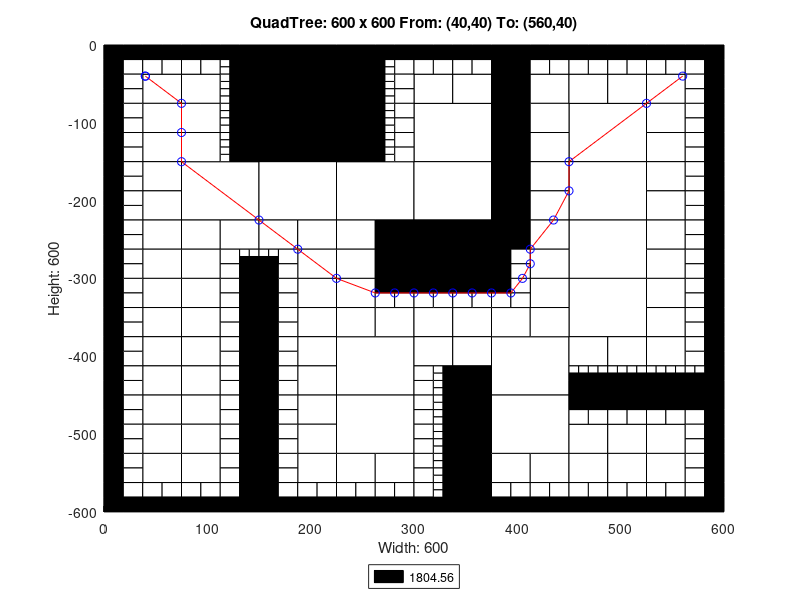

This figure's MATLAB source:
axis([0 600 -600 0]);
title('QuadTree: 600 x 600 From: (40,40) To: (560,40)');
xlabel('Width: 600');
ylabel('Height: 600');
rectangle('Position',[150 -75 75 75], 'FaceColor',[0 0 0]);
rectangle('Position',[150 -150 75 75], 'FaceColor',[0 0 0]);
rectangle('Position',[75 -225 75 75], 'FaceColor',[1 1 1]);
rectangle('Position',[150 -225 75 75], 'FaceColor',[1 1 1]);
rectangle('Position',[225 -225 75 75], 'FaceColor',[1 1 1]);
rectangle('Position',[300 -150 75 75], 'FaceColor',[1 1 1]);
rectangle('Position',[450 -150 75 75], 'FaceColor',[1 1 1]);
rectangle('Position',[300 -225 75 75], 'FaceColor',[1 1 1]);
rectangle('Position',[300 -300 75 75], 'FaceColor',[0 0 0]);
rectangle('Position',[450 -225 75 75], 'FaceColor',[1 1 1]);
rectangle('Position',[450 -300 75 75], 'FaceColor',[1 1 1]);
rectangle('Position',[225 -450 75 75], 'FaceColor',[1 1 1]);
rectangle('Position',[225 -525 75 75], 'FaceColor',[1 1 1]);
rectangle('Position',[375 -450 75 75], 'FaceColor',[1 1 1]);
rectangle('Position',[450 -375 75 75], 'FaceColor',[1 1 1]);
rectangle('Position',[375 -525 75 75], 'FaceColor',[1 1 1]);
rectangle('Position',[37.5 -75 37.5 37.5], 'FaceColor',[1 1 1]);
rectangle('Position',[75 -75 37.5 37.5], 'FaceColor',[1 1 1]);
rectangle('Position',[37.5 -112.5 37.5 37.5], 'FaceColor',[1 1 1]);
rectangle('Position',[37.5 -150 37.5 37.5], 'FaceColor',[1 1 1]);
rectangle('Position',[75 -112.5 37.5 37.5], 'FaceColor',[1 1 1]);
rectangle('Position',[75 -150 37.5 37.5], 'FaceColor',[1 1 1]);
rectangle('Position',[225 -37.5 37.5 37.5], 'FaceColor',[0 0 0]);
rectangle('Position',[225 -75 37.5 37.5], 'FaceColor',[0 0 0]);
rectangle('Position',[225 -112.5 37.5 37.5], 'FaceColor',[0 0 0]);
rectangle('Position',[225 -150 37.5 37.5], 'FaceColor',[0 0 0]);
rectangle('Position',[37.5 -187.5 37.5 37.5], 'FaceColor',[1 1 1]);
rectangle('Position',[37.5 -225 37.5 37.5], 'FaceColor',[1 1 1]);
rectangle('Position',[37.5 -262.5 37.5 37.5], 'FaceColor',[1 1 1]);
rectangle('Position',[37.5 -300 37.5 37.5], 'FaceColor',[1 1 1]);
rectangle('Position',[75 -262.5 37.5 37.5], 'FaceColor',[1 1 1]);
rectangle('Position',[112.5 -262.5 37.5 37.5], 'FaceColor',[1 1 1]);
rectangle('Position',[75 -300 37.5 37.5], 'FaceColor',[1 1 1]);
rectangle('Position',[150 -262.5 37.5 37.5], 'FaceColor',[1 1 1]);
rectangle('Position',[187.5 -262.5 37.5 37.5], 'FaceColor',[1 1 1]);
rectangle('Position',[187.5 -300 37.5 37.5], 'FaceColor',[1 1 1]);
rectangle('Position',[225 -262.5 37.5 37.5], 'FaceColor',[1 1 1]);
rectangle('Position',[262.5 -262.5 37.5 37.5], 'FaceColor',[0 0 0]);
rectangle('Position',[225 -300 37.5 37.5], 'FaceColor',[1 1 1]);
rectangle('Position',[262.5 -300 37.5 37.5], 'FaceColor',[0 0 0]);
rectangle('Position',[300 -75 37.5 37.5], 'FaceColor',[1 1 1]);
rectangle('Position',[337.5 -75 37.5 37.5], 'FaceColor',[1 1 1]);
rectangle('Position',[375 -37.5 37.5 37.5], 'FaceColor',[0 0 0]);
rectangle('Position',[375 -75 37.5 37.5], 'FaceColor',[0 0 0]);
rectangle('Position',[412.5 -75 37.5 37.5], 'FaceColor',[1 1 1]);
rectangle('Position',[375 -112.5 37.5 37.5], 'FaceColor',[0 0 0]);
rectangle('Position',[412.5 -112.5 37.5 37.5], 'FaceColor',[1 1 1]);
rectangle('Position',[375 -150 37.5 37.5], 'FaceColor',[0 0 0]);
rectangle('Position',[412.5 -150 37.5 37.5], 'FaceColor',[1 1 1]);
rectangle('Position',[450 -75 37.5 37.5], 'FaceColor',[1 1 1]);
rectangle('Position',[487.5 -75 37.5 37.5], 'FaceColor',[1 1 1]);
rectangle('Position',[525 -75 37.5 37.5], 'FaceColor',[1 1 1]);
rectangle('Position',[525 -112.5 37.5 37.5], 'FaceColor',[1 1 1]);
rectangle('Position',[525 -150 37.5 37.5], 'FaceColor',[1 1 1]);
rectangle('Position',[375 -187.5 37.5 37.5], 'FaceColor',[0 0 0]);
rectangle('Position',[412.5 -187.5 37.5 37.5], 'FaceColor',[1 1 1]);
rectangle('Position',[375 -225 37.5 37.5], 'FaceColor',[0 0 0]);
rectangle('Position',[412.5 -225 37.5 37.5], 'FaceColor',[1 1 1]);
rectangle('Position',[375 -262.5 37.5 37.5], 'FaceColor',[0 0 0]);
rectangle('Position',[412.5 -262.5 37.5 37.5], 'FaceColor',[1 1 1]);
rectangle('Position',[412.5 -300 37.5 37.5], 'FaceColor',[1 1 1]);
rectangle('Position',[525 -187.5 37.5 37.5], 'FaceColor',[1 1 1]);
rectangle('Position',[525 -225 37.5 37.5], 'FaceColor',[1 1 1]);
rectangle('Position',[525 -262.5 37.5 37.5], 'FaceColor',[1 1 1]);
rectangle('Position',[525 -300 37.5 37.5], 'FaceColor',[1 1 1]);
rectangle('Position',[37.5 -337.5 37.5 37.5], 'FaceColor',[1 1 1]);
rectangle('Position',[37.5 -375 37.5 37.5], 'FaceColor',[1 1 1]);
rectangle('Position',[75 -337.5 37.5 37.5], 'FaceColor',[1 1 1]);
rectangle('Position',[75 -375 37.5 37.5], 'FaceColor',[1 1 1]);
rectangle('Position',[37.5 -412.5 37.5 37.5], 'FaceColor',[1 1 1]);
rectangle('Position',[37.5 -450 37.5 37.5], 'FaceColor',[1 1 1]);
rectangle('Position',[75 -412.5 37.5 37.5], 'FaceColor',[1 1 1]);
rectangle('Position',[75 -450 37.5 37.5], 'FaceColor',[1 1 1]);
rectangle('Position',[187.5 -337.5 37.5 37.5], 'FaceColor',[1 1 1]);
rectangle('Position',[187.5 -375 37.5 37.5], 'FaceColor',[1 1 1]);
rectangle('Position',[225 -337.5 37.5 37.5], 'FaceColor',[1 1 1]);
rectangle('Position',[225 -375 37.5 37.5], 'FaceColor',[1 1 1]);
rectangle('Position',[262.5 -375 37.5 37.5], 'FaceColor',[1 1 1]);
rectangle('Position',[187.5 -412.5 37.5 37.5], 'FaceColor',[1 1 1]);
rectangle('Position',[187.5 -450 37.5 37.5], 'FaceColor',[1 1 1]);
rectangle('Position',[37.5 -487.5 37.5 37.5], 'FaceColor',[1 1 1]);
rectangle('Position',[37.5 -525 37.5 37.5], 'FaceColor',[1 1 1]);
rectangle('Position',[75 -487.5 37.5 37.5], 'FaceColor',[1 1 1]);
rectangle('Position',[75 -525 37.5 37.5], 'FaceColor',[1 1 1]);
rectangle('Position',[37.5 -562.5 37.5 37.5], 'FaceColor',[1 1 1]);
rectangle('Position',[75 -562.5 37.5 37.5], 'FaceColor',[1 1 1]);
rectangle('Position',[187.5 -487.5 37.5 37.5], 'FaceColor',[1 1 1]);
rectangle('Position',[187.5 -525 37.5 37.5], 'FaceColor',[1 1 1]);
rectangle('Position',[187.5 -562.5 37.5 37.5], 'FaceColor',[1 1 1]);
rectangle('Position',[225 -562.5 37.5 37.5], 'FaceColor',[1 1 1]);
rectangle('Position',[262.5 -562.5 37.5 37.5], 'FaceColor',[1 1 1]);
rectangle('Position',[300 -375 37.5 37.5], 'FaceColor',[1 1 1]);
rectangle('Position',[337.5 -375 37.5 37.5], 'FaceColor',[1 1 1]);
rectangle('Position',[412.5 -337.5 37.5 37.5], 'FaceColor',[1 1 1]);
rectangle('Position',[375 -375 37.5 37.5], 'FaceColor',[1 1 1]);
rectangle('Position',[412.5 -375 37.5 37.5], 'FaceColor',[1 1 1]);
rectangle('Position',[300 -412.5 37.5 37.5], 'FaceColor',[1 1 1]);
rectangle('Position',[337.5 -412.5 37.5 37.5], 'FaceColor',[1 1 1]);
rectangle('Position',[337.5 -450 37.5 37.5], 'FaceColor',[0 0 0]);
rectangle('Position',[525 -337.5 37.5 37.5], 'FaceColor',[1 1 1]);
rectangle('Position',[525 -375 37.5 37.5], 'FaceColor',[1 1 1]);
rectangle('Position',[450 -412.5 37.5 37.5], 'FaceColor',[1 1 1]);
rectangle('Position',[487.5 -412.5 37.5 37.5], 'FaceColor',[1 1 1]);
rectangle('Position',[525 -412.5 37.5 37.5], 'FaceColor',[1 1 1]);
rectangle('Position',[337.5 -487.5 37.5 37.5], 'FaceColor',[0 0 0]);
rectangle('Position',[337.5 -525 37.5 37.5], 'FaceColor',[0 0 0]);
rectangle('Position',[337.5 -562.5 37.5 37.5], 'FaceColor',[0 0 0]);
rectangle('Position',[337.5 -600 37.5 37.5], 'FaceColor',[0 0 0]);
rectangle('Position',[375 -562.5 37.5 37.5], 'FaceColor',[1 1 1]);
rectangle('Position',[412.5 -562.5 37.5 37.5], 'FaceColor',[1 1 1]);
rectangle('Position',[450 -525 37.5 37.5], 'FaceColor',[1 1 1]);
rectangle('Position',[487.5 -525 37.5 37.5], 'FaceColor',[1 1 1]);
rectangle('Position',[525 -525 37.5 37.5], 'FaceColor',[1 1 1]);
rectangle('Position',[450 -562.5 37.5 37.5], 'FaceColor',[1 1 1]);
rectangle('Position',[487.5 -562.5 37.5 37.5], 'FaceColor',[1 1 1]);
rectangle('Position',[525 -562.5 37.5 37.5], 'FaceColor',[1 1 1]);
rectangle('Position',[0 -18.75 18.75 18.75], 'FaceColor',[0 0 0]);
rectangle('Position',[18.75 -18.75 18.75 18.75], 'FaceColor',[0 0 0]);
rectangle('Position',[0 -37.5 18.75 18.75], 'FaceColor',[0 0 0]);
rectangle('Position',[18.75 -37.5 18.75 18.75], 'FaceColor',[1 1 1]);
rectangle('Position',[37.5 -18.75 18.75 18.75], 'FaceColor',[0 0 0]);
rectangle('Position',[56.25 -18.75 18.75 18.75], 'FaceColor',[0 0 0]);
rectangle('Position',[37.5 -37.5 18.75 18.75], 'FaceColor',[1 1 1]);
rectangle('Position',[56.25 -37.5 18.75 18.75], 'FaceColor',[1 1 1]);
rectangle('Position',[0 -56.25 18.75 18.75], 'FaceColor',[0 0 0]);
rectangle('Position',[18.75 -56.25 18.75 18.75], 'FaceColor',[1 1 1]);
rectangle('Position',[0 -75 18.75 18.75], 'FaceColor',[0 0 0]);
rectangle('Position',[18.75 -75 18.75 18.75], 'FaceColor',[1 1 1]);
rectangle('Position',[75 -18.75 18.75 18.75], 'FaceColor',[0 0 0]);
rectangle('Position',[93.75 -18.75 18.75 18.75], 'FaceColor',[0 0 0]);
rectangle('Position',[75 -37.5 18.75 18.75], 'FaceColor',[1 1 1]);
rectangle('Position',[93.75 -37.5 18.75 18.75], 'FaceColor',[1 1 1]);
rectangle('Position',[112.5 -18.75 18.75 18.75], 'FaceColor',[0 0 0]);
rectangle('Position',[131.25 -18.75 18.75 18.75], 'FaceColor',[0 0 0]);
rectangle('Position',[131.25 -37.5 18.75 18.75], 'FaceColor',[0 0 0]);
rectangle('Position',[131.25 -56.25 18.75 18.75], 'FaceColor',[0 0 0]);
rectangle('Position',[131.25 -75 18.75 18.75], 'FaceColor',[0 0 0]);
rectangle('Position',[0 -93.75 18.75 18.75], 'FaceColor',[0 0 0]);
rectangle('Position',[18.75 -93.75 18.75 18.75], 'FaceColor',[1 1 1]);
rectangle('Position',[0 -112.5 18.75 18.75], 'FaceColor',[0 0 0]);
rectangle('Position',[18.75 -112.5 18.75 18.75], 'FaceColor',[1 1 1]);
rectangle('Position',[0 -131.25 18.75 18.75], 'FaceColor',[0 0 0]);
rectangle('Position',[18.75 -131.25 18.75 18.75], 'FaceColor',[1 1 1]);
rectangle('Position',[0 -150 18.75 18.75], 'FaceColor',[0 0 0]);
rectangle('Position',[18.75 -150 18.75 18.75], 'FaceColor',[1 1 1]);
rectangle('Position',[131.25 -93.75 18.75 18.75], 'FaceColor',[0 0 0]);
rectangle('Position',[131.25 -112.5 18.75 18.75], 'FaceColor',[0 0 0]);
rectangle('Position',[131.25 -131.25 18.75 18.75], 'FaceColor',[0 0 0]);
rectangle('Position',[131.25 -150 18.75 18.75], 'FaceColor',[0 0 0]);
rectangle('Position',[262.5 -18.75 18.75 18.75], 'FaceColor',[0 0 0]);
rectangle('Position',[281.25 -18.75 18.75 18.75], 'FaceColor',[0 0 0]);
rectangle('Position',[281.25 -37.5 18.75 18.75], 'FaceColor',[1 1 1]);
rectangle('Position',[281.25 -56.25 18.75 18.75], 'FaceColor',[1 1 1]);
rectangle('Position',[281.25 -75 18.75 18.75], 'FaceColor',[1 1 1]);
rectangle('Position',[281.25 -93.75 18.75 18.75], 'FaceColor',[1 1 1]);
rectangle('Position',[281.25 -112.5 18.75 18.75], 'FaceColor',[1 1 1]);
rectangle('Position',[281.25 -131.25 18.75 18.75], 'FaceColor',[1 1 1]);
rectangle('Position',[281.25 -150 18.75 18.75], 'FaceColor',[1 1 1]);
rectangle('Position',[0 -168.75 18.75 18.75], 'FaceColor',[0 0 0]);
rectangle('Position',[18.75 -168.75 18.75 18.75], 'FaceColor',[1 1 1]);
rectangle('Position',[0 -187.5 18.75 18.75], 'FaceColor',[0 0 0]);
rectangle('Position',[18.75 -187.5 18.75 18.75], 'FaceColor',[1 1 1]);
rectangle('Position',[0 -206.25 18.75 18.75], 'FaceColor',[0 0 0]);
rectangle('Position',[18.75 -206.25 18.75 18.75], 'FaceColor',[1 1 1]);
rectangle('Position',[0 -225 18.75 18.75], 'FaceColor',[0 0 0]);
rectangle('Position',[18.75 -225 18.75 18.75], 'FaceColor',[1 1 1]);
rectangle('Position',[0 -243.75 18.75 18.75], 'FaceColor',[0 0 0]);
rectangle('Position',[18.75 -243.75 18.75 18.75], 'FaceColor',[1 1 1]);
rectangle('Position',[0 -262.5 18.75 18.75], 'FaceColor',[0 0 0]);
rectangle('Position',[18.75 -262.5 18.75 18.75], 'FaceColor',[1 1 1]);
rectangle('Position',[0 -281.25 18.75 18.75], 'FaceColor',[0 0 0]);
rectangle('Position',[18.75 -281.25 18.75 18.75], 'FaceColor',[1 1 1]);
rectangle('Position',[0 -300 18.75 18.75], 'FaceColor',[0 0 0]);
rectangle('Position',[18.75 -300 18.75 18.75], 'FaceColor',[1 1 1]);
rectangle('Position',[112.5 -281.25 18.75 18.75], 'FaceColor',[1 1 1]);
rectangle('Position',[112.5 -300 18.75 18.75], 'FaceColor',[1 1 1]);
rectangle('Position',[131.25 -300 18.75 18.75], 'FaceColor',[0 0 0]);
rectangle('Position',[168.75 -281.25 18.75 18.75], 'FaceColor',[1 1 1]);
rectangle('Position',[150 -300 18.75 18.75], 'FaceColor',[0 0 0]);
rectangle('Position',[168.75 -300 18.75 18.75], 'FaceColor',[1 1 1]);
rectangle('Position',[300 -18.75 18.75 18.75], 'FaceColor',[0 0 0]);
rectangle('Position',[318.75 -18.75 18.75 18.75], 'FaceColor',[0 0 0]);
rectangle('Position',[300 -37.5 18.75 18.75], 'FaceColor',[1 1 1]);
rectangle('Position',[318.75 -37.5 18.75 18.75], 'FaceColor',[1 1 1]);
rectangle('Position',[337.5 -18.75 18.75 18.75], 'FaceColor',[0 0 0]);
rectangle('Position',[356.25 -18.75 18.75 18.75], 'FaceColor',[0 0 0]);
rectangle('Position',[337.5 -37.5 18.75 18.75], 'FaceColor',[1 1 1]);
rectangle('Position',[356.25 -37.5 18.75 18.75], 'FaceColor',[1 1 1]);
rectangle('Position',[412.5 -18.75 18.75 18.75], 'FaceColor',[0 0 0]);
rectangle('Position',[431.25 -18.75 18.75 18.75], 'FaceColor',[0 0 0]);
rectangle('Position',[412.5 -37.5 18.75 18.75], 'FaceColor',[1 1 1]);
rectangle('Position',[431.25 -37.5 18.75 18.75], 'FaceColor',[1 1 1]);
rectangle('Position',[450 -18.75 18.75 18.75], 'FaceColor',[0 0 0]);
rectangle('Position',[468.75 -18.75 18.75 18.75], 'FaceColor',[0 0 0]);
rectangle('Position',[450 -37.5 18.75 18.75], 'FaceColor',[1 1 1]);
rectangle('Position',[468.75 -37.5 18.75 18.75], 'FaceColor',[1 1 1]);
rectangle('Position',[487.5 -18.75 18.75 18.75], 'FaceColor',[0 0 0]);
rectangle('Position',[506.25 -18.75 18.75 18.75], 'FaceColor',[0 0 0]);
rectangle('Position',[487.5 -37.5 18.75 18.75], 'FaceColor',[1 1 1]);
rectangle('Position',[506.25 -37.5 18.75 18.75], 'FaceColor',[1 1 1]);
rectangle('Position',[525 -18.75 18.75 18.75], 'FaceColor',[0 0 0]);
rectangle('Position',[543.75 -18.75 18.75 18.75], 'FaceColor',[0 0 0]);
rectangle('Position',[525 -37.5 18.75 18.75], 'FaceColor',[1 1 1]);
rectangle('Position',[543.75 -37.5 18.75 18.75], 'FaceColor',[1 1 1]);
rectangle('Position',[562.5 -18.75 18.75 18.75], 'FaceColor',[0 0 0]);
rectangle('Position',[581.25 -18.75 18.75 18.75], 'FaceColor',[0 0 0]);
rectangle('Position',[562.5 -37.5 18.75 18.75], 'FaceColor',[1 1 1]);
rectangle('Position',[581.25 -37.5 18.75 18.75], 'FaceColor',[0 0 0]);
rectangle('Position',[562.5 -56.25 18.75 18.75], 'FaceColor',[1 1 1]);
rectangle('Position',[581.25 -56.25 18.75 18.75], 'FaceColor',[0 0 0]);
rectangle('Position',[562.5 -75 18.75 18.75], 'FaceColor',[1 1 1]);
rectangle('Position',[581.25 -75 18.75 18.75], 'FaceColor',[0 0 0]);
rectangle('Position',[562.5 -93.75 18.75 18.75], 'FaceColor',[1 1 1]);
rectangle('Position',[581.25 -93.75 18.75 18.75], 'FaceColor',[0 0 0]);
rectangle('Position',[562.5 -112.5 18.75 18.75], 'FaceColor',[1 1 1]);
rectangle('Position',[581.25 -112.5 18.75 18.75], 'FaceColor',[0 0 0]);
rectangle('Position',[562.5 -131.25 18.75 18.75], 'FaceColor',[1 1 1]);
rectangle('Position',[581.25 -131.25 18.75 18.75], 'FaceColor',[0 0 0]);
rectangle('Position',[562.5 -150 18.75 18.75], 'FaceColor',[1 1 1]);
rectangle('Position',[581.25 -150 18.75 18.75], 'FaceColor',[0 0 0]);
rectangle('Position',[375 -281.25 18.75 18.75], 'FaceColor',[0 0 0]);
rectangle('Position',[393.75 -281.25 18.75 18.75], 'FaceColor',[1 1 1]);
rectangle('Position',[375 -300 18.75 18.75], 'FaceColor',[0 0 0]);
rectangle('Position',[393.75 -300 18.75 18.75], 'FaceColor',[1 1 1]);
rectangle('Position',[562.5 -168.75 18.75 18.75], 'FaceColor',[1 1 1]);
rectangle('Position',[581.25 -168.75 18.75 18.75], 'FaceColor',[0 0 0]);
rectangle('Position',[562.5 -187.5 18.75 18.75], 'FaceColor',[1 1 1]);
rectangle('Position',[581.25 -187.5 18.75 18.75], 'FaceColor',[0 0 0]);
rectangle('Position',[562.5 -206.25 18.75 18.75], 'FaceColor',[1 1 1]);
rectangle('Position',[581.25 -206.25 18.75 18.75], 'FaceColor',[0 0 0]);
rectangle('Position',[562.5 -225 18.75 18.75], 'FaceColor',[1 1 1]);
rectangle('Position',[581.25 -225 18.75 18.75], 'FaceColor',[0 0 0]);
rectangle('Position',[562.5 -243.75 18.75 18.75], 'FaceColor',[1 1 1]);
rectangle('Position',[581.25 -243.75 18.75 18.75], 'FaceColor',[0 0 0]);
rectangle('Position',[562.5 -262.5 18.75 18.75], 'FaceColor',[1 1 1]);
rectangle('Position',[581.25 -262.5 18.75 18.75], 'FaceColor',[0 0 0]);
rectangle('Position',[562.5 -281.25 18.75 18.75], 'FaceColor',[1 1 1]);
rectangle('Position',[581.25 -281.25 18.75 18.75], 'FaceColor',[0 0 0]);
rectangle('Position',[562.5 -300 18.75 18.75], 'FaceColor',[1 1 1]);
rectangle('Position',[581.25 -300 18.75 18.75], 'FaceColor',[0 0 0]);
rectangle('Position',[0 -318.75 18.75 18.75], 'FaceColor',[0 0 0]);
rectangle('Position',[18.75 -318.75 18.75 18.75], 'FaceColor',[1 1 1]);
rectangle('Position',[0 -337.5 18.75 18.75], 'FaceColor',[0 0 0]);
rectangle('Position',[18.75 -337.5 18.75 18.75], 'FaceColor',[1 1 1]);
rectangle('Position',[0 -356.25 18.75 18.75], 'FaceColor',[0 0 0]);
rectangle('Position',[18.75 -356.25 18.75 18.75], 'FaceColor',[1 1 1]);
rectangle('Position',[0 -375 18.75 18.75], 'FaceColor',[0 0 0]);
rectangle('Position',[18.75 -375 18.75 18.75], 'FaceColor',[1 1 1]);
rectangle('Position',[112.5 -318.75 18.75 18.75], 'FaceColor',[1 1 1]);
rectangle('Position',[131.25 -318.75 18.75 18.75], 'FaceColor',[0 0 0]);
rectangle('Position',[112.5 -337.5 18.75 18.75], 'FaceColor',[1 1 1]);
rectangle('Position',[131.25 -337.5 18.75 18.75], 'FaceColor',[0 0 0]);
rectangle('Position',[112.5 -356.25 18.75 18.75], 'FaceColor',[1 1 1]);
rectangle('Position',[131.25 -356.25 18.75 18.75], 'FaceColor',[0 0 0]);
rectangle('Position',[112.5 -375 18.75 18.75], 'FaceColor',[1 1 1]);
rectangle('Position',[131.25 -375 18.75 18.75], 'FaceColor',[0 0 0]);
rectangle('Position',[0 -393.75 18.75 18.75], 'FaceColor',[0 0 0]);
rectangle('Position',[18.75 -393.75 18.75 18.75], 'FaceColor',[1 1 1]);
rectangle('Position',[0 -412.5 18.75 18.75], 'FaceColor',[0 0 0]);
rectangle('Position',[18.75 -412.5 18.75 18.75], 'FaceColor',[1 1 1]);
rectangle('Position',[0 -431.25 18.75 18.75], 'FaceColor',[0 0 0]);
rectangle('Position',[18.75 -431.25 18.75 18.75], 'FaceColor',[1 1 1]);
rectangle('Position',[0 -450 18.75 18.75], 'FaceColor',[0 0 0]);
rectangle('Position',[18.75 -450 18.75 18.75], 'FaceColor',[1 1 1]);
rectangle('Position',[112.5 -393.75 18.75 18.75], 'FaceColor',[1 1 1]);
rectangle('Position',[131.25 -393.75 18.75 18.75], 'FaceColor',[0 0 0]);
rectangle('Position',[112.5 -412.5 18.75 18.75], 'FaceColor',[1 1 1]);
rectangle('Position',[131.25 -412.5 18.75 18.75], 'FaceColor',[0 0 0]);
rectangle('Position',[112.5 -431.25 18.75 18.75], 'FaceColor',[1 1 1]);
rectangle('Position',[131.25 -431.25 18.75 18.75], 'FaceColor',[0 0 0]);
rectangle('Position',[112.5 -450 18.75 18.75], 'FaceColor',[1 1 1]);
rectangle('Position',[131.25 -450 18.75 18.75], 'FaceColor',[0 0 0]);
rectangle('Position',[150 -318.75 18.75 18.75], 'FaceColor',[0 0 0]);
rectangle('Position',[168.75 -318.75 18.75 18.75], 'FaceColor',[1 1 1]);
rectangle('Position',[150 -337.5 18.75 18.75], 'FaceColor',[0 0 0]);
rectangle('Position',[168.75 -337.5 18.75 18.75], 'FaceColor',[1 1 1]);
rectangle('Position',[150 -356.25 18.75 18.75], 'FaceColor',[0 0 0]);
rectangle('Position',[168.75 -356.25 18.75 18.75], 'FaceColor',[1 1 1]);
rectangle('Position',[150 -375 18.75 18.75], 'FaceColor',[0 0 0]);
rectangle('Position',[168.75 -375 18.75 18.75], 'FaceColor',[1 1 1]);
rectangle('Position',[262.5 -318.75 18.75 18.75], 'FaceColor',[0 0 0]);
rectangle('Position',[281.25 -318.75 18.75 18.75], 'FaceColor',[0 0 0]);
rectangle('Position',[262.5 -337.5 18.75 18.75], 'FaceColor',[1 1 1]);
rectangle('Position',[281.25 -337.5 18.75 18.75], 'FaceColor',[1 1 1]);
rectangle('Position',[150 -393.75 18.75 18.75], 'FaceColor',[0 0 0]);
rectangle('Position',[168.75 -393.75 18.75 18.75], 'FaceColor',[1 1 1]);
rectangle('Position',[150 -412.5 18.75 18.75], 'FaceColor',[0 0 0]);
rectangle('Position',[168.75 -412.5 18.75 18.75], 'FaceColor',[1 1 1]);
rectangle('Position',[150 -431.25 18.75 18.75], 'FaceColor',[0 0 0]);
rectangle('Position',[168.75 -431.25 18.75 18.75], 'FaceColor',[1 1 1]);
rectangle('Position',[150 -450 18.75 18.75], 'FaceColor',[0 0 0]);
rectangle('Position',[168.75 -450 18.75 18.75], 'FaceColor',[1 1 1]);
rectangle('Position',[0 -468.75 18.75 18.75], 'FaceColor',[0 0 0]);
rectangle('Position',[18.75 -468.75 18.75 18.75], 'FaceColor',[1 1 1]);
rectangle('Position',[0 -487.5 18.75 18.75], 'FaceColor',[0 0 0]);
rectangle('Position',[18.75 -487.5 18.75 18.75], 'FaceColor',[1 1 1]);
rectangle('Position',[0 -506.25 18.75 18.75], 'FaceColor',[0 0 0]);
rectangle('Position',[18.75 -506.25 18.75 18.75], 'FaceColor',[1 1 1]);
rectangle('Position',[0 -525 18.75 18.75], 'FaceColor',[0 0 0]);
rectangle('Position',[18.75 -525 18.75 18.75], 'FaceColor',[1 1 1]);
rectangle('Position',[112.5 -468.75 18.75 18.75], 'FaceColor',[1 1 1]);
rectangle('Position',[131.25 -468.75 18.75 18.75], 'FaceColor',[0 0 0]);
rectangle('Position',[112.5 -487.5 18.75 18.75], 'FaceColor',[1 1 1]);
rectangle('Position',[131.25 -487.5 18.75 18.75], 'FaceColor',[0 0 0]);
rectangle('Position',[112.5 -506.25 18.75 18.75], 'FaceColor',[1 1 1]);
rectangle('Position',[131.25 -506.25 18.75 18.75], 'FaceColor',[0 0 0]);
rectangle('Position',[112.5 -525 18.75 18.75], 'FaceColor',[1 1 1]);
rectangle('Position',[131.25 -525 18.75 18.75], 'FaceColor',[0 0 0]);
rectangle('Position',[0 -543.75 18.75 18.75], 'FaceColor',[0 0 0]);
rectangle('Position',[18.75 -543.75 18.75 18.75], 'FaceColor',[1 1 1]);
rectangle('Position',[0 -562.5 18.75 18.75], 'FaceColor',[0 0 0]);
rectangle('Position',[18.75 -562.5 18.75 18.75], 'FaceColor',[1 1 1]);
rectangle('Position',[0 -581.25 18.75 18.75], 'FaceColor',[0 0 0]);
rectangle('Position',[18.75 -581.25 18.75 18.75], 'FaceColor',[1 1 1]);
rectangle('Position',[0 -600 18.75 18.75], 'FaceColor',[0 0 0]);
rectangle('Position',[18.75 -600 18.75 18.75], 'FaceColor',[0 0 0]);
rectangle('Position',[37.5 -581.25 18.75 18.75], 'FaceColor',[1 1 1]);
rectangle('Position',[56.25 -581.25 18.75 18.75], 'FaceColor',[1 1 1]);
rectangle('Position',[37.5 -600 18.75 18.75], 'FaceColor',[0 0 0]);
rectangle('Position',[56.25 -600 18.75 18.75], 'FaceColor',[0 0 0]);
rectangle('Position',[112.5 -543.75 18.75 18.75], 'FaceColor',[1 1 1]);
rectangle('Position',[131.25 -543.75 18.75 18.75], 'FaceColor',[0 0 0]);
rectangle('Position',[112.5 -562.5 18.75 18.75], 'FaceColor',[1 1 1]);
rectangle('Position',[131.25 -562.5 18.75 18.75], 'FaceColor',[0 0 0]);
rectangle('Position',[75 -581.25 18.75 18.75], 'FaceColor',[1 1 1]);
rectangle('Position',[93.75 -581.25 18.75 18.75], 'FaceColor',[1 1 1]);
rectangle('Position',[75 -600 18.75 18.75], 'FaceColor',[0 0 0]);
rectangle('Position',[93.75 -600 18.75 18.75], 'FaceColor',[0 0 0]);
rectangle('Position',[112.5 -581.25 18.75 18.75], 'FaceColor',[1 1 1]);
rectangle('Position',[131.25 -581.25 18.75 18.75], 'FaceColor',[0 0 0]);
rectangle('Position',[112.5 -600 18.75 18.75], 'FaceColor',[0 0 0]);
rectangle('Position',[131.25 -600 18.75 18.75], 'FaceColor',[0 0 0]);
rectangle('Position',[150 -468.75 18.75 18.75], 'FaceColor',[0 0 0]);
rectangle('Position',[168.75 -468.75 18.75 18.75], 'FaceColor',[1 1 1]);
rectangle('Position',[150 -487.5 18.75 18.75], 'FaceColor',[0 0 0]);
rectangle('Position',[168.75 -487.5 18.75 18.75], 'FaceColor',[1 1 1]);
rectangle('Position',[150 -506.25 18.75 18.75], 'FaceColor',[0 0 0]);
rectangle('Position',[168.75 -506.25 18.75 18.75], 'FaceColor',[1 1 1]);
rectangle('Position',[150 -525 18.75 18.75], 'FaceColor',[0 0 0]);
rectangle('Position',[168.75 -525 18.75 18.75], 'FaceColor',[1 1 1]);
rectangle('Position',[150 -543.75 18.75 18.75], 'FaceColor',[0 0 0]);
rectangle('Position',[168.75 -543.75 18.75 18.75], 'FaceColor',[1 1 1]);
rectangle('Position',[150 -562.5 18.75 18.75], 'FaceColor',[0 0 0]);
rectangle('Position',[168.75 -562.5 18.75 18.75], 'FaceColor',[1 1 1]);
rectangle('Position',[150 -581.25 18.75 18.75], 'FaceColor',[0 0 0]);
rectangle('Position',[168.75 -581.25 18.75 18.75], 'FaceColor',[1 1 1]);
rectangle('Position',[150 -600 18.75 18.75], 'FaceColor',[0 0 0]);
rectangle('Position',[168.75 -600 18.75 18.75], 'FaceColor',[0 0 0]);
rectangle('Position',[187.5 -581.25 18.75 18.75], 'FaceColor',[1 1 1]);
rectangle('Position',[206.25 -581.25 18.75 18.75], 'FaceColor',[1 1 1]);
rectangle('Position',[187.5 -600 18.75 18.75], 'FaceColor',[0 0 0]);
rectangle('Position',[206.25 -600 18.75 18.75], 'FaceColor',[0 0 0]);
rectangle('Position',[225 -581.25 18.75 18.75], 'FaceColor',[1 1 1]);
rectangle('Position',[243.75 -581.25 18.75 18.75], 'FaceColor',[1 1 1]);
rectangle('Position',[225 -600 18.75 18.75], 'FaceColor',[0 0 0]);
rectangle('Position',[243.75 -600 18.75 18.75], 'FaceColor',[0 0 0]);
rectangle('Position',[262.5 -581.25 18.75 18.75], 'FaceColor',[1 1 1]);
rectangle('Position',[281.25 -581.25 18.75 18.75], 'FaceColor',[1 1 1]);
rectangle('Position',[262.5 -600 18.75 18.75], 'FaceColor',[0 0 0]);
rectangle('Position',[281.25 -600 18.75 18.75], 'FaceColor',[0 0 0]);
rectangle('Position',[300 -318.75 18.75 18.75], 'FaceColor',[0 0 0]);
rectangle('Position',[318.75 -318.75 18.75 18.75], 'FaceColor',[0 0 0]);
rectangle('Position',[300 -337.5 18.75 18.75], 'FaceColor',[1 1 1]);
rectangle('Position',[318.75 -337.5 18.75 18.75], 'FaceColor',[1 1 1]);
rectangle('Position',[337.5 -318.75 18.75 18.75], 'FaceColor',[0 0 0]);
rectangle('Position',[356.25 -318.75 18.75 18.75], 'FaceColor',[0 0 0]);
rectangle('Position',[337.5 -337.5 18.75 18.75], 'FaceColor',[1 1 1]);
rectangle('Position',[356.25 -337.5 18.75 18.75], 'FaceColor',[1 1 1]);
rectangle('Position',[375 -318.75 18.75 18.75], 'FaceColor',[0 0 0]);
rectangle('Position',[393.75 -318.75 18.75 18.75], 'FaceColor',[1 1 1]);
rectangle('Position',[375 -337.5 18.75 18.75], 'FaceColor',[1 1 1]);
rectangle('Position',[393.75 -337.5 18.75 18.75], 'FaceColor',[1 1 1]);
rectangle('Position',[300 -431.25 18.75 18.75], 'FaceColor',[1 1 1]);
rectangle('Position',[300 -450 18.75 18.75], 'FaceColor',[1 1 1]);
rectangle('Position',[562.5 -318.75 18.75 18.75], 'FaceColor',[1 1 1]);
rectangle('Position',[581.25 -318.75 18.75 18.75], 'FaceColor',[0 0 0]);
rectangle('Position',[562.5 -337.5 18.75 18.75], 'FaceColor',[1 1 1]);
rectangle('Position',[581.25 -337.5 18.75 18.75], 'FaceColor',[0 0 0]);
rectangle('Position',[562.5 -356.25 18.75 18.75], 'FaceColor',[1 1 1]);
rectangle('Position',[581.25 -356.25 18.75 18.75], 'FaceColor',[0 0 0]);
rectangle('Position',[562.5 -375 18.75 18.75], 'FaceColor',[1 1 1]);
rectangle('Position',[581.25 -375 18.75 18.75], 'FaceColor',[0 0 0]);
rectangle('Position',[450 -450 18.75 18.75], 'FaceColor',[0 0 0]);
rectangle('Position',[468.75 -450 18.75 18.75], 'FaceColor',[0 0 0]);
rectangle('Position',[487.5 -450 18.75 18.75], 'FaceColor',[0 0 0]);
rectangle('Position',[506.25 -450 18.75 18.75], 'FaceColor',[0 0 0]);
rectangle('Position',[562.5 -393.75 18.75 18.75], 'FaceColor',[1 1 1]);
rectangle('Position',[581.25 -393.75 18.75 18.75], 'FaceColor',[0 0 0]);
rectangle('Position',[562.5 -412.5 18.75 18.75], 'FaceColor',[1 1 1]);
rectangle('Position',[581.25 -412.5 18.75 18.75], 'FaceColor',[0 0 0]);
rectangle('Position',[525 -450 18.75 18.75], 'FaceColor',[0 0 0]);
rectangle('Position',[543.75 -450 18.75 18.75], 'FaceColor',[0 0 0]);
rectangle('Position',[581.25 -431.25 18.75 18.75], 'FaceColor',[0 0 0]);
rectangle('Position',[562.5 -450 18.75 18.75], 'FaceColor',[0 0 0]);
rectangle('Position',[581.25 -450 18.75 18.75], 'FaceColor',[0 0 0]);
rectangle('Position',[300 -468.75 18.75 18.75], 'FaceColor',[1 1 1]);
rectangle('Position',[300 -487.5 18.75 18.75], 'FaceColor',[1 1 1]);
rectangle('Position',[300 -506.25 18.75 18.75], 'FaceColor',[1 1 1]);
rectangle('Position',[300 -525 18.75 18.75], 'FaceColor',[1 1 1]);
rectangle('Position',[300 -543.75 18.75 18.75], 'FaceColor',[1 1 1]);
rectangle('Position',[300 -562.5 18.75 18.75], 'FaceColor',[1 1 1]);
rectangle('Position',[300 -581.25 18.75 18.75], 'FaceColor',[1 1 1]);
rectangle('Position',[300 -600 18.75 18.75], 'FaceColor',[0 0 0]);
rectangle('Position',[318.75 -600 18.75 18.75], 'FaceColor',[0 0 0]);
rectangle('Position',[375 -581.25 18.75 18.75], 'FaceColor',[1 1 1]);
rectangle('Position',[393.75 -581.25 18.75 18.75], 'FaceColor',[1 1 1]);
rectangle('Position',[375 -600 18.75 18.75], 'FaceColor',[0 0 0]);
rectangle('Position',[393.75 -600 18.75 18.75], 'FaceColor',[0 0 0]);
rectangle('Position',[412.5 -581.25 18.75 18.75], 'FaceColor',[1 1 1]);
rectangle('Position',[431.25 -581.25 18.75 18.75], 'FaceColor',[1 1 1]);
rectangle('Position',[412.5 -600 18.75 18.75], 'FaceColor',[0 0 0]);
rectangle('Position',[431.25 -600 18.75 18.75], 'FaceColor',[0 0 0]);
rectangle('Position',[450 -468.75 18.75 18.75], 'FaceColor',[0 0 0]);
rectangle('Position',[468.75 -468.75 18.75 18.75], 'FaceColor',[0 0 0]);
rectangle('Position',[450 -487.5 18.75 18.75], 'FaceColor',[1 1 1]);
rectangle('Position',[468.75 -487.5 18.75 18.75], 'FaceColor',[1 1 1]);
rectangle('Position',[487.5 -468.75 18.75 18.75], 'FaceColor',[0 0 0]);
rectangle('Position',[506.25 -468.75 18.75 18.75], 'FaceColor',[0 0 0]);
rectangle('Position',[487.5 -487.5 18.75 18.75], 'FaceColor',[1 1 1]);
rectangle('Position',[506.25 -487.5 18.75 18.75], 'FaceColor',[1 1 1]);
rectangle('Position',[525 -468.75 18.75 18.75], 'FaceColor',[0 0 0]);
rectangle('Position',[543.75 -468.75 18.75 18.75], 'FaceColor',[0 0 0]);
rectangle('Position',[525 -487.5 18.75 18.75], 'FaceColor',[1 1 1]);
rectangle('Position',[543.75 -487.5 18.75 18.75], 'FaceColor',[1 1 1]);
rectangle('Position',[562.5 -468.75 18.75 18.75], 'FaceColor',[0 0 0]);
rectangle('Position',[581.25 -468.75 18.75 18.75], 'FaceColor',[0 0 0]);
rectangle('Position',[562.5 -487.5 18.75 18.75], 'FaceColor',[1 1 1]);
rectangle('Position',[581.25 -487.5 18.75 18.75], 'FaceColor',[0 0 0]);
rectangle('Position',[562.5 -506.25 18.75 18.75], 'FaceColor',[1 1 1]);
rectangle('Position',[581.25 -506.25 18.75 18.75], 'FaceColor',[0 0 0]);
rectangle('Position',[562.5 -525 18.75 18.75], 'FaceColor',[1 1 1]);
rectangle('Position',[581.25 -525 18.75 18.75], 'FaceColor',[0 0 0]);
rectangle('Position',[450 -581.25 18.75 18.75], 'FaceColor',[1 1 1]);
rectangle('Position',[468.75 -581.25 18.75 18.75], 'FaceColor',[1 1 1]);
rectangle('Position',[450 -600 18.75 18.75], 'FaceColor',[0 0 0]);
rectangle('Position',[468.75 -600 18.75 18.75], 'FaceColor',[0 0 0]);
rectangle('Position',[487.5 -581.25 18.75 18.75], 'FaceColor',[1 1 1]);
rectangle('Position',[506.25 -581.25 18.75 18.75], 'FaceColor',[1 1 1]);
rectangle('Position',[487.5 -600 18.75 18.75], 'FaceColor',[0 0 0]);
rectangle('Position',[506.25 -600 18.75 18.75], 'FaceColor',[0 0 0]);
rectangle('Position',[562.5 -543.75 18.75 18.75], 'FaceColor',[1 1 1]);
rectangle('Position',[581.25 -543.75 18.75 18.75], 'FaceColor',[0 0 0]);
rectangle('Position',[562.5 -562.5 18.75 18.75], 'FaceColor',[1 1 1]);
rectangle('Position',[581.25 -562.5 18.75 18.75], 'FaceColor',[0 0 0]);
rectangle('Position',[525 -581.25 18.75 18.75], 'FaceColor',[1 1 1]);
rectangle('Position',[543.75 -581.25 18.75 18.75], 'FaceColor',[1 1 1]);
rectangle('Position',[525 -600 18.75 18.75], 'FaceColor',[0 0 0]);
rectangle('Position',[543.75 -600 18.75 18.75], 'FaceColor',[0 0 0]);
rectangle('Position',[562.5 -581.25 18.75 18.75], 'FaceColor',[1 1 1]);
rectangle('Position',[581.25 -581.25 18.75 18.75], 'FaceColor',[0 0 0]);
rectangle('Position',[562.5 -600 18.75 18.75], 'FaceColor',[0 0 0]);
rectangle('Position',[581.25 -600 18.75 18.75], 'FaceColor',[0 0 0]);
rectangle('Position',[112.5 -28.125 9.375 9.375], 'FaceColor',[1 1 1]);
rectangle('Position',[121.875 -28.125 9.375 9.375], 'FaceColor',[0 0 0]);
rectangle('Position',[112.5 -37.5 9.375 9.375], 'FaceColor',[1 1 1]);
rectangle('Position',[121.875 -37.5 9.375 9.375], 'FaceColor',[0 0 0]);
rectangle('Position',[112.5 -46.875 9.375 9.375], 'FaceColor',[1 1 1]);
rectangle('Position',[121.875 -46.875 9.375 9.375], 'FaceColor',[0 0 0]);
rectangle('Position',[112.5 -56.25 9.375 9.375], 'FaceColor',[1 1 1]);
rectangle('Position',[121.875 -56.25 9.375 9.375], 'FaceColor',[0 0 0]);
rectangle('Position',[112.5 -65.625 9.375 9.375], 'FaceColor',[1 1 1]);
rectangle('Position',[121.875 -65.625 9.375 9.375], 'FaceColor',[0 0 0]);
rectangle('Position',[112.5 -75 9.375 9.375], 'FaceColor',[1 1 1]);
rectangle('Position',[121.875 -75 9.375 9.375], 'FaceColor',[0 0 0]);
rectangle('Position',[112.5 -84.375 9.375 9.375], 'FaceColor',[1 1 1]);
rectangle('Position',[121.875 -84.375 9.375 9.375], 'FaceColor',[0 0 0]);
rectangle('Position',[112.5 -93.75 9.375 9.375], 'FaceColor',[1 1 1]);
rectangle('Position',[121.875 -93.75 9.375 9.375], 'FaceColor',[0 0 0]);
rectangle('Position',[112.5 -103.125 9.375 9.375], 'FaceColor',[1 1 1]);
rectangle('Position',[121.875 -103.125 9.375 9.375], 'FaceColor',[0 0 0]);
rectangle('Position',[112.5 -112.5 9.375 9.375], 'FaceColor',[1 1 1]);
rectangle('Position',[121.875 -112.5 9.375 9.375], 'FaceColor',[0 0 0]);
rectangle('Position',[112.5 -121.875 9.375 9.375], 'FaceColor',[1 1 1]);
rectangle('Position',[121.875 -121.875 9.375 9.375], 'FaceColor',[0 0 0]);
rectangle('Position',[112.5 -131.25 9.375 9.375], 'FaceColor',[1 1 1]);
rectangle('Position',[121.875 -131.25 9.375 9.375], 'FaceColor',[0 0 0]);
rectangle('Position',[112.5 -140.625 9.375 9.375], 'FaceColor',[1 1 1]);
rectangle('Position',[121.875 -140.625 9.375 9.375], 'FaceColor',[0 0 0]);
rectangle('Position',[112.5 -150 9.375 9.375], 'FaceColor',[1 1 1]);
rectangle('Position',[121.875 -150 9.375 9.375], 'FaceColor',[0 0 0]);
rectangle('Position',[262.5 -28.125 9.375 9.375], 'FaceColor',[0 0 0]);
rectangle('Position',[271.875 -28.125 9.375 9.375], 'FaceColor',[1 1 1]);
rectangle('Position',[262.5 -37.5 9.375 9.375], 'FaceColor',[0 0 0]);
rectangle('Position',[271.875 -37.5 9.375 9.375], 'FaceColor',[1 1 1]);
rectangle('Position',[262.5 -46.875 9.375 9.375], 'FaceColor',[0 0 0]);
rectangle('Position',[271.875 -46.875 9.375 9.375], 'FaceColor',[1 1 1]);
rectangle('Position',[262.5 -56.25 9.375 9.375], 'FaceColor',[0 0 0]);
rectangle('Position',[271.875 -56.25 9.375 9.375], 'FaceColor',[1 1 1]);
rectangle('Position',[262.5 -65.625 9.375 9.375], 'FaceColor',[0 0 0]);
rectangle('Position',[271.875 -65.625 9.375 9.375], 'FaceColor',[1 1 1]);
rectangle('Position',[262.5 -75 9.375 9.375], 'FaceColor',[0 0 0]);
rectangle('Position',[271.875 -75 9.375 9.375], 'FaceColor',[1 1 1]);
rectangle('Position',[262.5 -84.375 9.375 9.375], 'FaceColor',[0 0 0]);
rectangle('Position',[271.875 -84.375 9.375 9.375], 'FaceColor',[1 1 1]);
rectangle('Position',[262.5 -93.75 9.375 9.375], 'FaceColor',[0 0 0]);
rectangle('Position',[271.875 -93.75 9.375 9.375], 'FaceColor',[1 1 1]);
rectangle('Position',[262.5 -103.125 9.375 9.375], 'FaceColor',[0 0 0]);
rectangle('Position',[271.875 -103.125 9.375 9.375], 'FaceColor',[1 1 1]);
rectangle('Position',[262.5 -112.5 9.375 9.375], 'FaceColor',[0 0 0]);
rectangle('Position',[271.875 -112.5 9.375 9.375], 'FaceColor',[1 1 1]);
rectangle('Position',[262.5 -121.875 9.375 9.375], 'FaceColor',[0 0 0]);
rectangle('Position',[271.875 -121.875 9.375 9.375], 'FaceColor',[1 1 1]);
rectangle('Position',[262.5 -131.25 9.375 9.375], 'FaceColor',[0 0 0]);
rectangle('Position',[271.875 -131.25 9.375 9.375], 'FaceColor',[1 1 1]);
rectangle('Position',[262.5 -140.625 9.375 9.375], 'FaceColor',[0 0 0]);
rectangle('Position',[271.875 -140.625 9.375 9.375], 'FaceColor',[1 1 1]);
rectangle('Position',[262.5 -150 9.375 9.375], 'FaceColor',[0 0 0]);
rectangle('Position',[271.875 -150 9.375 9.375], 'FaceColor',[1 1 1]);
rectangle('Position',[131.25 -271.875 9.375 9.375], 'FaceColor',[1 1 1]);
rectangle('Position',[140.625 -271.875 9.375 9.375], 'FaceColor',[1 1 1]);
rectangle('Position',[131.25 -281.25 9.375 9.375], 'FaceColor',[0 0 0]);
rectangle('Position',[140.625 -281.25 9.375 9.375], 'FaceColor',[0 0 0]);
rectangle('Position',[150 -271.875 9.375 9.375], 'FaceColor',[1 1 1]);
rectangle('Position',[159.375 -271.875 9.375 9.375], 'FaceColor',[1 1 1]);
rectangle('Position',[150 -281.25 9.375 9.375], 'FaceColor',[0 0 0]);
rectangle('Position',[159.375 -281.25 9.375 9.375], 'FaceColor',[0 0 0]);
rectangle('Position',[318.75 -421.875 9.375 9.375], 'FaceColor',[1 1 1]);
rectangle('Position',[328.125 -421.875 9.375 9.375], 'FaceColor',[0 0 0]);
rectangle('Position',[318.75 -431.25 9.375 9.375], 'FaceColor',[1 1 1]);
rectangle('Position',[328.125 -431.25 9.375 9.375], 'FaceColor',[0 0 0]);
rectangle('Position',[318.75 -440.625 9.375 9.375], 'FaceColor',[1 1 1]);
rectangle('Position',[328.125 -440.625 9.375 9.375], 'FaceColor',[0 0 0]);
rectangle('Position',[318.75 -450 9.375 9.375], 'FaceColor',[1 1 1]);
rectangle('Position',[328.125 -450 9.375 9.375], 'FaceColor',[0 0 0]);
rectangle('Position',[450 -421.875 9.375 9.375], 'FaceColor',[1 1 1]);
rectangle('Position',[459.375 -421.875 9.375 9.375], 'FaceColor',[1 1 1]);
rectangle('Position',[450 -431.25 9.375 9.375], 'FaceColor',[0 0 0]);
rectangle('Position',[459.375 -431.25 9.375 9.375], 'FaceColor',[0 0 0]);
rectangle('Position',[468.75 -421.875 9.375 9.375], 'FaceColor',[1 1 1]);
rectangle('Position',[478.125 -421.875 9.375 9.375], 'FaceColor',[1 1 1]);
rectangle('Position',[468.75 -431.25 9.375 9.375], 'FaceColor',[0 0 0]);
rectangle('Position',[478.125 -431.25 9.375 9.375], 'FaceColor',[0 0 0]);
rectangle('Position',[487.5 -421.875 9.375 9.375], 'FaceColor',[1 1 1]);
rectangle('Position',[496.875 -421.875 9.375 9.375], 'FaceColor',[1 1 1]);
rectangle('Position',[487.5 -431.25 9.375 9.375], 'FaceColor',[0 0 0]);
rectangle('Position',[496.875 -431.25 9.375 9.375], 'FaceColor',[0 0 0]);
rectangle('Position',[506.25 -421.875 9.375 9.375], 'FaceColor',[1 1 1]);
rectangle('Position',[515.625 -421.875 9.375 9.375], 'FaceColor',[1 1 1]);
rectangle('Position',[506.25 -431.25 9.375 9.375], 'FaceColor',[0 0 0]);
rectangle('Position',[515.625 -431.25 9.375 9.375], 'FaceColor',[0 0 0]);
rectangle('Position',[525 -421.875 9.375 9.375], 'FaceColor',[1 1 1]);
rectangle('Position',[534.375 -421.875 9.375 9.375], 'FaceColor',[1 1 1]);
rectangle('Position',[525 -431.25 9.375 9.375], 'FaceColor',[0 0 0]);
rectangle('Position',[534.375 -431.25 9.375 9.375], 'FaceColor',[0 0 0]);
rectangle('Position',[543.75 -421.875 9.375 9.375], 'FaceColor',[1 1 1]);
rectangle('Position',[553.125 -421.875 9.375 9.375], 'FaceColor',[1 1 1]);
rectangle('Position',[543.75 -431.25 9.375 9.375], 'FaceColor',[0 0 0]);
rectangle('Position',[553.125 -431.25 9.375 9.375], 'FaceColor',[0 0 0]);
rectangle('Position',[562.5 -421.875 9.375 9.375], 'FaceColor',[1 1 1]);
rectangle('Position',[571.875 -421.875 9.375 9.375], 'FaceColor',[1 1 1]);
rectangle('Position',[562.5 -431.25 9.375 9.375], 'FaceColor',[0 0 0]);
rectangle('Position',[571.875 -431.25 9.375 9.375], 'FaceColor',[0 0 0]);
rectangle('Position',[318.75 -459.375 9.375 9.375], 'FaceColor',[1 1 1]);
rectangle('Position',[328.125 -459.375 9.375 9.375], 'FaceColor',[0 0 0]);
rectangle('Position',[318.75 -468.75 9.375 9.375], 'FaceColor',[1 1 1]);
rectangle('Position',[328.125 -468.75 9.375 9.375], 'FaceColor',[0 0 0]);
rectangle('Position',[318.75 -478.125 9.375 9.375], 'FaceColor',[1 1 1]);
rectangle('Position',[328.125 -478.125 9.375 9.375], 'FaceColor',[0 0 0]);
rectangle('Position',[318.75 -487.5 9.375 9.375], 'FaceColor',[1 1 1]);
rectangle('Position',[328.125 -487.5 9.375 9.375], 'FaceColor',[0 0 0]);
rectangle('Position',[318.75 -496.875 9.375 9.375], 'FaceColor',[1 1 1]);
rectangle('Position',[328.125 -496.875 9.375 9.375], 'FaceColor',[0 0 0]);
rectangle('Position',[318.75 -506.25 9.375 9.375], 'FaceColor',[1 1 1]);
rectangle('Position',[328.125 -506.25 9.375 9.375], 'FaceColor',[0 0 0]);
rectangle('Position',[318.75 -515.625 9.375 9.375], 'FaceColor',[1 1 1]);
rectangle('Position',[328.125 -515.625 9.375 9.375], 'FaceColor',[0 0 0]);
rectangle('Position',[318.75 -525 9.375 9.375], 'FaceColor',[1 1 1]);
rectangle('Position',[328.125 -525 9.375 9.375], 'FaceColor',[0 0 0]);
rectangle('Position',[318.75 -534.375 9.375 9.375], 'FaceColor',[1 1 1]);
rectangle('Position',[328.125 -534.375 9.375 9.375], 'FaceColor',[0 0 0]);
rectangle('Position',[318.75 -543.75 9.375 9.375], 'FaceColor',[1 1 1]);
rectangle('Position',[328.125 -543.75 9.375 9.375], 'FaceColor',[0 0 0]);
rectangle('Position',[318.75 -553.125 9.375 9.375], 'FaceColor',[1 1 1]);
rectangle('Position',[328.125 -553.125 9.375 9.375], 'FaceColor',[0 0 0]);
rectangle('Position',[318.75 -562.5 9.375 9.375], 'FaceColor',[1 1 1]);
rectangle('Position',[328.125 -562.5 9.375 9.375], 'FaceColor',[0 0 0]);
rectangle('Position',[318.75 -571.875 9.375 9.375], 'FaceColor',[1 1 1]);
rectangle('Position',[328.125 -571.875 9.375 9.375], 'FaceColor',[0 0 0]);
rectangle('Position',[318.75 -581.25 9.375 9.375], 'FaceColor',[1 1 1]);
rectangle('Position',[328.125 -581.25 9.375 9.375], 'FaceColor',[0 0 0]);
X=[560,525,450,450,435,412.5,412.5,405,393.75,375,356.25,337.5,318.75,300,281.25,262.5,225,187.5,150,75,75,75,40,40];
Y=[-40,-75,-150,-187.5,-225,-262.5,-281.25,-300,-318.75,-318.75,-318.75,-318.75,-318.75,-318.75,-318.75,-318.75,-300,-262.5,-225,-150,-112.5,-75,-40,-40];
hold on;
plot(X,Y,'r');
plot(X,Y,'bo');
legend('1804.56','Location','southoutside');
